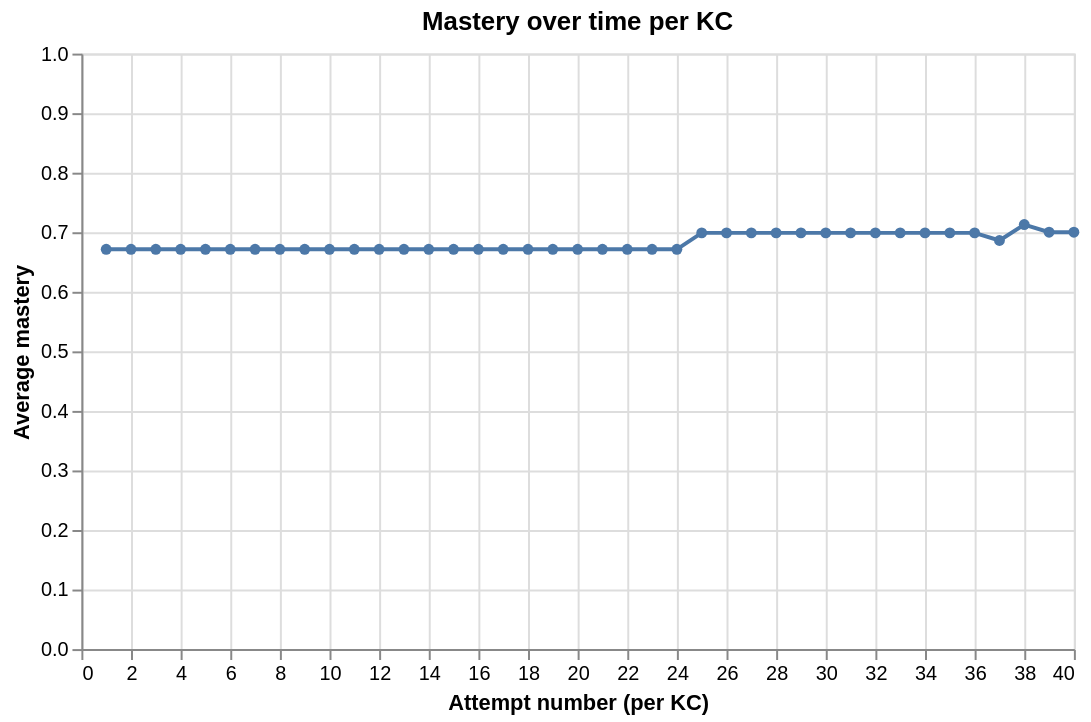

The cell this chart's notebook holds for it:
### Code cell
kc_selection = alt.selection_point(fields=['modeling_kc_id'], bind='legend')

alt.Chart(mastery_over_time[mastery_over_time['modeling_kc_id']=='MKC.U6.02.one_prop_hypothesis_tests']).mark_line(point=True).encode(
    x=alt.X('kc_attempt:Q', title='Attempt number (per KC)'),
    y=alt.Y('avg_mastery:Q', title='Average mastery', scale=alt.Scale(domain=[0, 1])),
    tooltip=[
        alt.Tooltip('modeling_kc_id:N', title='KC'),
        alt.Tooltip('kc_attempt:Q', title='Attempt'),
        alt.Tooltip('avg_mastery:Q', title='Avg mastery', format='.3f')
    ]
).properties(
    title='Mastery over time per KC',
    width=500, height=300
)

### Figure 1 — Vega-Lite specification as saved in the notebook (floating-point values rounded to 4 significant figures)
{"config": {"view": {"continuousWidth": 300, "continuousHeight": 300}}, "data": {"name": "data-c9d07276e0dc14cf0cd3db68fb669c9d"}, "mark": {"type": "line", "point": true}, "encoding": {"tooltip": [{"field": "modeling_kc_id", "title": "KC", "type": "nominal"}, {"field": "kc_attempt", "title": "Attempt", "type": "quantitative"}, {"field": "avg_mastery", "format": ".3f", "title": "Avg mastery", "type": "quantitative"}], "x": {"field": "kc_attempt", "title": "Attempt number (per KC)", "type": "quantitative"}, "y": {"field": "avg_mastery", "scale": {"domain": [0, 1]}, "title": "Average mastery", "type": "quantitative"}}, "height": 300, "title": "Mastery over time per KC", "width": 500, "$schema": "https://vega.github.io/schema/vega-lite/v6.4.1.json", "datasets": {"data-c9d07276e0dc14cf0cd3db68fb669c9d": [{"kc_attempt": 1, "modeling_kc_id": "MKC.U6.02.one_prop_hypothesis_tests", "avg_mastery": 0.6714}, {"kc_attempt": 2, "modeling_kc_id": "MKC.U6.02.one_prop_hypothesis_tests", "avg_mastery": 0.6714}, {"kc_attempt": 3, "modeling_kc_id": "MKC.U6.02.one_prop_hypothesis_tests", "avg_mastery": 0.6714}, {"kc_attempt": 4, "modeling_kc_id": "MKC.U6.02.one_prop_hypothesis_tests", "avg_mastery": 0.6714}, {"kc_attempt": 5, "modeling_kc_id": "MKC.U6.02.one_prop_hypothesis_tests", "avg_mastery": 0.6714}, {"kc_attempt": 6, "modeling_kc_id": "MKC.U6.02.one_prop_hypothesis_tests", "avg_mastery": 0.6714}, {"kc_attempt": 7, "modeling_kc_id": "MKC.U6.02.one_prop_hypothesis_tests", "avg_mastery": 0.6714}, {"kc_attempt": 8, "modeling_kc_id": "MKC.U6.02.one_prop_hypothesis_tests", "avg_mastery": 0.6714}, {"kc_attempt": 9, "modeling_kc_id": "MKC.U6.02.one_prop_hypothesis_tests", "avg_mastery": 0.6714}, {"kc_attempt": 10, "modeling_kc_id": "MKC.U6.02.one_prop_hypothesis_tests", "avg_mastery": 0.6714}, {"kc_attempt": 11, "modeling_kc_id": "MKC.U6.02.one_prop_hypothesis_tests", "avg_mastery": 0.6714}, {"kc_attempt": 12, "modeling_kc_id": "MKC.U6.02.one_prop_hypothesis_tests", "avg_mastery": 0.6714}, {"kc_attempt": 13, "modeling_kc_id": "MKC.U6.02.one_prop_hypothesis_tests", "avg_mastery": 0.6714}, {"kc_attempt": 14, "modeling_kc_id": "MKC.U6.02.one_prop_hypothesis_tests", "avg_mastery": 0.6714}, {"kc_attempt": 15, "modeling_kc_id": "MKC.U6.02.one_prop_hypothesis_tests", "avg_mastery": 0.6714}, {"kc_attempt": 16, "modeling_kc_id": "MKC.U6.02.one_prop_hypothesis_tests", "avg_mastery": 0.6714}, {"kc_attempt": 17, "modeling_kc_id": "MKC.U6.02.one_prop_hypothesis_tests", "avg_mastery": 0.6714}, {"kc_attempt": 18, "modeling_kc_id": "MKC.U6.02.one_prop_hypothesis_tests", "avg_mastery": 0.6714}, {"kc_attempt": 19, "modeling_kc_id": "MKC.U6.02.one_prop_hypothesis_tests", "avg_mastery": 0.6714}, {"kc_attempt": 20, "modeling_kc_id": "MKC.U6.02.one_prop_hypothesis_tests", "avg_mastery": 0.6714}, {"kc_attempt": 21, "modeling_kc_id": "MKC.U6.02.one_prop_hypothesis_tests", "avg_mastery": 0.6714}, {"kc_attempt": 22, "modeling_kc_id": "MKC.U6.02.one_prop_hypothesis_tests", "avg_mastery": 0.6714}, {"kc_attempt": 23, "modeling_kc_id": "MKC.U6.02.one_prop_hypothesis_tests", "avg_mastery": 0.6714}, {"kc_attempt": 24, "modeling_kc_id": "MKC.U6.02.one_prop_hypothesis_tests", "avg_mastery": 0.6714}, {"kc_attempt": 25, "modeling_kc_id": "MKC.U6.02.one_prop_hypothesis_tests", "avg_mastery": 0.6989}, {"kc_attempt": 26, "modeling_kc_id": "MKC.U6.02.one_prop_hypothesis_tests", "avg_mastery": 0.6989}, {"kc_attempt": 27, "modeling_kc_id": "MKC.U6.02.one_prop_hypothesis_tests", "avg_mastery": 0.6989}, {"kc_attempt": 28, "modeling_kc_id": "MKC.U6.02.one_prop_hypothesis_tests", "avg_mastery": 0.6989}, {"kc_attempt": 29, "modeling_kc_id": "MKC.U6.02.one_prop_hypothesis_tests", "avg_mastery": 0.6989}, {"kc_attempt": 30, "modeling_kc_id": "MKC.U6.02.one_prop_hypothesis_tests", "avg_mastery": 0.6989}, {"kc_attempt": 31, "modeling_kc_id": "MKC.U6.02.one_prop_hypothesis_tests", "avg_mastery": 0.6989}, {"kc_attempt": 32, "modeling_kc_id": "MKC.U6.02.one_prop_hypothesis_tests", "avg_mastery": 0.6989}, {"kc_attempt": 33, "modeling_kc_id": "MKC.U6.02.one_prop_hypothesis_tests", "avg_mastery": 0.6989}, {"kc_attempt": 34, "modeling_kc_id": "MKC.U6.02.one_prop_hypothesis_tests", "avg_mastery": 0.6989}, {"kc_attempt": 35, "modeling_kc_id": "MKC.U6.02.one_prop_hypothesis_tests", "avg_mastery": 0.6989}, {"kc_attempt": 36, "modeling_kc_id": "MKC.U6.02.one_prop_hypothesis_tests", "avg_mastery": 0.6989}, {"kc_attempt": 37, "modeling_kc_id": "MKC.U6.02.one_prop_hypothesis_tests", "avg_mastery": 0.6861}, {"kc_attempt": 38, "modeling_kc_id": "MKC.U6.02.one_prop_hypothesis_tests", "avg_mastery": 0.7129}, {"kc_attempt": 39, "modeling_kc_id": "MKC.U6.02.one_prop_hypothesis_tests", "avg_mastery": 0.7001}, {"kc_attempt": 40, "modeling_kc_id": "MKC.U6.02.one_prop_hypothesis_tests", "avg_mastery": 0.7001}]}}
